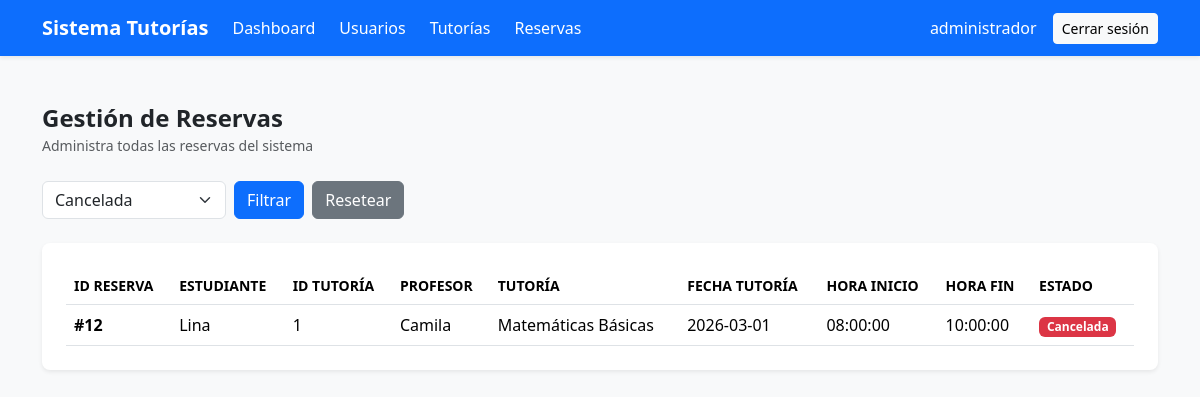
The page /sistema_tutorias/reservas/listar.php?estado=cancelada (signed in) on the database its author committed.
### tables this page shows
CREATE TABLE `tb_reservas` (
  `id_reserva` int(11) NOT NULL,
  `id_tutoria` int(11) NOT NULL,
  `id_estudiante` int(11) NOT NULL,
  `estado` enum('activa','cancelada','asistida') DEFAULT 'activa',
  `fecha_reserva` timestamp NOT NULL DEFAULT current_timestamp()
);

CREATE TABLE `tb_usuarios` (
  `id_usuario` int(11) NOT NULL,
  `nombre` varchar(100) NOT NULL,
  `correo` varchar(100) NOT NULL,
  `password` varchar(255) NOT NULL,
  `id_rol` int(11) NOT NULL,
  `activo` tinyint(1) DEFAULT 1,
  `fecha_creacion` timestamp NOT NULL DEFAULT current_timestamp()
);

CREATE TABLE `tb_tutorias` (
  `id_tutoria` int(11) NOT NULL,
  `id_profesor` int(11) NOT NULL,
  `fecha` date NOT NULL,
  `hora_inicio` time NOT NULL,
  `hora_fin` time NOT NULL,
  `tema` varchar(255) NOT NULL,
  `cupos` int(11) NOT NULL,
  `estado` enum('disponible','reservada','cancelada') DEFAULT 'disponible',
  `fecha_creacion` timestamp NOT NULL DEFAULT current_timestamp()
);

### sistema_tutorias/reservas/listar.php (the view, shortened to what this page needs)
<?php
require_once "../config/conexion.php";
$estado_filtro = isset($_GET['estado']) ? $_GET['estado'] : '';
$where_sql = '';
if ($estado_filtro !== '') {
    $where_sql = "WHERE r.estado = '" . $conexion->real_escape_string($estado_filtro) . "'";
}
$sql = "SELECT
            r.id_reserva,
            r.id_tutoria,
            r.id_estudiante,
            r.estado,
            r.fecha_reserva,
            u.nombre AS estudiante,
            t.tema AS tutoria,
            t.fecha AS fecha_tutoria,
            t.hora_inicio,
            t.hora_fin,
            p.nombre AS nombre_profesor
        FROM tb_reservas r
        INNER JOIN tb_usuarios u ON r.id_estudiante = u.id_usuario
        INNER JOIN tb_tutorias t ON r.id_tutoria = t.id_tutoria
        INNER JOIN tb_usuarios p ON t.id_profesor = p.id_usuario
        $where_sql
        ORDER BY r.fecha_reserva DESC";
$result = $conexion->query($sql);
?>
<?php include "../includes/header.php"; ?>
<?php include "../includes/navbar.php"; ?>
<div class="container py-5">
    <div class="d-flex justify-content-between align-items-center mb-4">
        <div>
            <h4 class="fw-semibold mb-0">Gestión de Reservas</h4>
            <small class="text-muted">Administra todas las reservas del sistema</small>
        </div>
    </div>
    <form method="GET" class="mb-4 d-flex gap-2 flex-wrap align-items-center">
        <select name="estado" class="form-select w-auto">
            <option value="cancelada" <?php if($estado_filtro=='cancelada') echo 'selected'; ?>>Cancelada</option>
        </select>
        <button type="submit" class="btn btn-primary">Filtrar</button>
        <a href="listar.php" class="btn btn-secondary">Resetear</a>
    </form>
    <?php if ($result->num_rows > 0) : ?>
        <div class="bg-white rounded-3 shadow-sm p-4">
            <div class="table-responsive">
                <table class="table align-middle mb-0">
                    <thead class="border-bottom">
                        <tr class="text-muted small text-uppercase">
                            <th>ID Reserva</th>
                            <th>Estudiante</th>
                            <th>ID Tutoría</th>
                            <th>Profesor</th>
                            <th>Tutoría</th>
                            <th>Fecha Tutoría</th>
                            <th>Hora Inicio</th>
                            <th>Hora Fin</th>
                            <th>Estado</th>
                        </tr>
                    </thead>
                    <tbody>
                        <?php while ($reserva = $result->fetch_assoc()) : ?>
                            <tr>
                                <td class="fw-semibold">#<?= $reserva['id_reserva']; ?></td>
                                <td><?= htmlspecialchars($reserva['estudiante']); ?></td>
                                <td><?= $reserva['id_tutoria']; ?></td>
                                <td><?= htmlspecialchars($reserva['nombre_profesor']); ?></td>
                                <td><?= htmlspecialchars($reserva['tutoria']); ?></td>
                                <td><?= $reserva['fecha_tutoria']; ?></td>
                                <td><?= $reserva['hora_inicio']; ?></td>
                                <td><?= $reserva['hora_fin']; ?></td>
                                <td>
                                    <?php
                                    switch($reserva['estado']){
                                        case 'cancelada': echo '<span class="badge bg-danger">Cancelada</span>'; break;
                                    }
                                    ?>
                                </td>
                            </tr>
                        <?php endwhile; ?>
                    </tbody>
                </table>
            </div>
        </div>
    <?php else : ?>
        <div class="bg-white rounded-3 shadow-sm p-4 text-center">
            <p class="mb-2 text-muted">No hay reservas registradas.</p>
        </div>
    <?php endif; ?>
</div>

### rows shown on the page
tb_reservas: id_reserva "12", id_estudiante.nombre "Lina", id_tutoria "1", tb_usuarios.nombre "Camila", id_tutoria.tema "Matemáticas Básicas", id_tutoria.fecha "2026-03-01", id_tutoria.hora_inicio "08:00:00", id_tutoria.hora_fin "10:00:00", estado "Cancelada"

### other values the page prints
$nombre "administrador"
